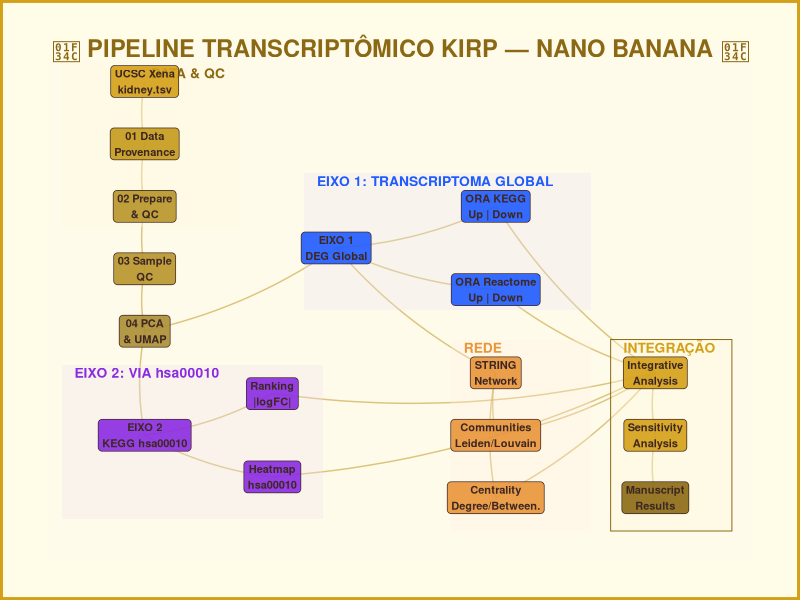

This figure's R source:
# 12_flowchart.R
# 🍌 Fluxograma analítico — Nano Banana Theme

suppressPackageStartupMessages({
  library(ggplot2)
  library(dplyr)
  library(tibble)
})

repo_root <- normalizePath(file.path(getwd()), winslash = "/", mustWork = TRUE)
dir.create(file.path(repo_root, "results", "figures"), recursive = TRUE, showWarnings = FALSE)

# ── 🍌 NANO BANANA PALETTE ──
banana_cream  <- "#FFF8DC"
banana_yellow <- "#FFE135"
banana_dark   <- "#D4A017"
banana_brown  <- "#8B6914"
banana_bg     <- "#FFFAF0"
banana_light  <- "#FFFDE7"
purple_node   <- "#8A2BE2"
blue_node     <- "#1F5BFF"
grey_node     <- "#E8D5A3"
node_text     <- "#3E2723"

# Build flowchart nodes
nodes <- tribble(
  ~id, ~label, ~x, ~y, ~phase,
  "N1", "UCSC Xena\nkidney.tsv", 1, 10, "data",
  "N2", "01 Data\nProvenance", 1, 8.5, "audit",
  "N3", "02 Prepare\n& QC", 1, 7, "qc",
  "N4", "03 Sample\nQC", 1, 5.5, "qc",
  
  "N5", "04 PCA\n& UMAP", 1, 4, "explore",
  
  "N6", "EIXO 1\nDEG Global", 4, 6, "global",
  "N7", "ORA KEGG\nUp | Down", 6.5, 7, "global",
  "N8", "ORA Reactome\nUp | Down", 6.5, 5, "global",
  
  "N9", "EIXO 2\nKEGG hsa00010", 1, 1.5, "targeted",
  "N10", "Heatmap\nhsa00010", 3, 0.5, "targeted",
  "N11", "Ranking\n|logFC|", 3, 2.5, "targeted",
  
  "N12", "STRING\nNetwork", 6.5, 3, "network",
  "N13", "Communities\nLeiden/Louvain", 6.5, 1.5, "network",
  "N14", "Centrality\nDegree/Between.", 6.5, 0, "network",
  
  "N15", "Integrative\nAnalysis", 9, 3, "integrate",
  "N16", "Sensitivity\nAnalysis", 9, 1.5, "integrate",
  "N17", "Manuscript\nResults", 9, 0, "output"
)

edges <- tribble(
  ~from, ~to,
  "N1", "N2", "N2", "N3", "N3", "N4",
  "N4", "N5",
  "N5", "N6",
  "N6", "N7", "N6", "N8",
  "N5", "N9",
  "N9", "N10", "N9", "N11",
  "N6", "N12",
  "N12", "N13", "N12", "N14",
  "N13", "N15", "N14", "N15",
  "N7", "N15", "N8", "N15",
  "N10", "N15", "N11", "N15",
  "N15", "N16",
  "N16", "N17"
)

# Build line segments for edges
edge_lines <- lapply(1:(length(edges$from)), function(i) {
  f <- edges$from[i]; t <- edges$to[i]
  nf <- nodes[nodes$id == f, ]; nt <- nodes[nodes$id == t, ]
  tibble(x = nf$x, xend = nt$x, y = nf$y, yend = nt$y)
}) |> bind_rows()

phase_colors <- c(
  data      = "#D4A017",
  audit     = "#C49A1C",
  qc        = "#B8942A",
  explore   = "#AB8E35",
  global    = blue_node,
  targeted  = purple_node,
  network   = "#E8963A",
  integrate = "#D4A017",
  output    = banana_brown
)

p_flow <- ggplot() +
  # Background
  annotate("rect", xmin = -0.5, xmax = 10.5, ymin = -1.5, ymax = 11,
           fill = banana_bg, alpha = 0.5) +
  # Edges
  geom_curve(data = edge_lines,
             aes(x = x, y = y, xend = xend, yend = yend),
             curvature = 0.1, color = "#C4A035", linewidth = 0.5, alpha = 0.6) +
  # Phase bands
  annotate("rect", xmin = -0.3, xmax = 2.5, ymin = 6.5, ymax = 10.5,
           fill = banana_cream, alpha = 0.4) +
  annotate("text", x = 1.1, y = 10.2, label = "DATA & QC", hjust = 0,
           color = banana_brown, fontface = "bold", size = 3.5) +
  annotate("rect", xmin = 3.5, xmax = 8, ymin = 4.5, ymax = 7.8,
           fill = "#E8E0F0", alpha = 0.3) +
  annotate("text", x = 3.7, y = 7.6, label = "EIXO 1: TRANSCRIPTOMA GLOBAL", hjust = 0,
           color = blue_node, fontface = "bold", size = 3.5) +
  annotate("rect", xmin = -0.3, xmax = 3.8, ymin = -0.5, ymax = 3.2,
           fill = "#F0E0F0", alpha = 0.3) +
  annotate("text", x = -0.1, y = 3.0, label = "EIXO 2: VIA hsa00010", hjust = 0,
           color = purple_node, fontface = "bold", size = 3.5) +
  annotate("rect", xmin = 5.8, xmax = 8, ymin = -0.8, ymax = 3.8,
           fill = "#FFF0E0", alpha = 0.3) +
  annotate("text", x = 6, y = 3.6, label = "REDE", hjust = 0,
           color = "#E8963A", fontface = "bold", size = 3.5) +
  annotate("rect", xmin = 8.3, xmax = 10.2, ymin = -0.8, ymax = 3.8,
           fill = banana_cream, alpha = 0.4) +
  annotate("text", x = 8.5, y = 3.6, label = "INTEGRAÇÃO", hjust = 0,
           color = banana_dark, fontface = "bold", size = 3.5) +
  # Title
  annotate("text", x = 5, y = 10.8,
           label = "🍌 PIPELINE TRANSCRIPTÔMICO KIRP — NANO BANANA 🍌",
           size = 6, fontface = "bold", color = banana_brown) +
  # Nodes
  geom_label(data = nodes, aes(x = x, y = y, label = label, fill = phase),
             color = node_text, size = 2.8, fontface = "bold",
             label.padding = unit(0.3, "lines"), label.r = unit(0.3, "lines"),
             alpha = 0.9) +
  scale_fill_manual(values = phase_colors, guide = "none") +
  xlim(-0.5, 10.5) + ylim(-1.5, 11) +
  theme_void() +
  theme(plot.background = element_rect(fill = banana_light, color = banana_dark, linewidth = 2),
        plot.margin = margin(10, 10, 10, 10))

ggsave(file.path(repo_root, "results", "figures", "Flowchart_pipeline.png"),
       p_flow, width = 14, height = 11, dpi = 300)

message("🍌 Flowchart saved! Nano banana complete.")
